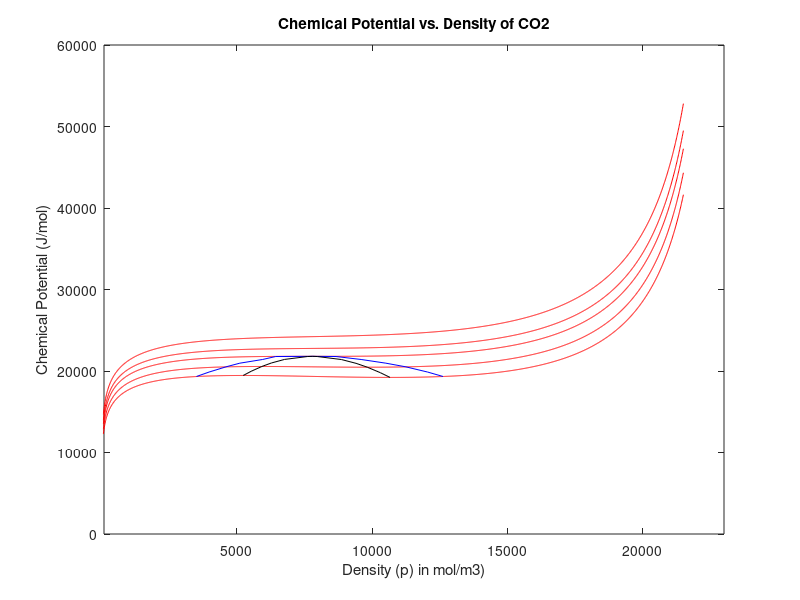

The MATLAB script that drew this image:
function potentialgraph_Jeremy
T1 = [277 283 290 295 300 304];
a = 0.3649;
b = 4.276*10^-5;
R = 8.314;
P1_guess = 4*10^6;
for T = [277 290 304.25 315 331]
p = 0.001*10^4:0.001*10^4:2.15*10^4;
u = -2*a*p+(R*T)./(1-b*p)-R*T*log((1-p*b)./p)
plot(p,u,'-r');
xlim([.01*10^4 2.3*10^4])
hold on
end
P = @(V,T) (((R*T)./(V-b)) - (a./(V.^2)));
for i = 1:length(T1)
    P_bin(i) = fsolve(@(P) myfun(P,T1(i)),P1_guess);
    Fs = [P_bin(i) -(P_bin(i)*b+R*T1(i)) a -a*b];
    Vs = (roots(Fs));
    Vs = abs(Vs);
    Vl(i) = min(Vs);
    Vg(i) = max(Vs);
    %plot(Vl(i),P_bin(i),'o',Vg(i),P(Vg(i),T1(i)),'o')
    hold on
end
    
    for i = 1:(length(T1))
    x(i) = Vl(i);
    y(i) = P_bin(i);
    end
    j = 1;
    for i = ((length(T1))+1):(2*length(T1))
    x(i) = Vg((length(T1))-j+1);
    y(i) = P_bin((length(T1))-j+1);
    j = j+1;
    end
    Tnew = [277 283 290 295 300 304];
    rho = 1./x;
    for i = 1:length(Tnew)
    u_bin(i) = -2*a*rho(i)+(R*Tnew(i))./(1-b*rho(i))-R*Tnew(i)*log((1-rho(i)*b)./rho(i));
    
    hold on
    end
    plot([rho(1:6) 7.81*10^3 rho(7:12)],[u_bin 2.18*10^4 flip(u_bin)],'-b');
    i = 1;
for T = [277 283 290 295 300 304];
    
    V = 5*10^-5:0.005*10^-4:5*10^-4;
   % P = @(V,T) (((R*T)./(V-b)) - (a./(V.^2)));
    F_spinodal = [R*T -2*a 4*a*b -2*a*b^2];
    V_ans(:,i) = roots(F_spinodal)
    Vg_sp(i) = V_ans(1,i);
    Vl_sp(i) = V_ans(2,i);
    %plot(V_ans(1,i),P(V_ans(1,i),T),'o',V_ans(2,i),P(V_ans(2,i),T),'o');
    i = i+1;
end
rho_sp_l = 1./Vl_sp
rho_sp_g = 1./Vg_sp
i = 1;
for T = [277 283 290 295 300 304];
ul(i) = -2*a*rho_sp_l(i)+(R*T)./(1-b*rho_sp_l(i))-R*T*log((1-rho_sp_l(i)*b)./rho_sp_l(i));
ug(i) = -2*a*rho_sp_g(i)+(R*T)./(1-b*rho_sp_g(i))-R*T*log((1-rho_sp_g(i)*b)./rho_sp_g(i));   
hold on
i = i+1;
end
plot([rho_sp_g 7.81*10^3 flip(rho_sp_l)],[ug 2.18*10^4 flip(ul)],'-k')

hold off
title('Chemical Potential vs. Density of CO2')
xlabel('Density (p) in mol/m3)');
ylabel('Chemical Potential (J/mol)');
end
function F = myfun(P,T)
a = 0.3649;
b = 4.276*10^-5;
R = 8.314;
Fs = [P -(P*b+R*T) a -a*b];
Vs = (roots(Fs));
Vl = min(Vs);
Vg = max(Vs);
F = R*T*log((Vg-b)/(Vl-b)) + a*((1/Vg) - (1/Vl)) - P*(Vg - Vl);
end
